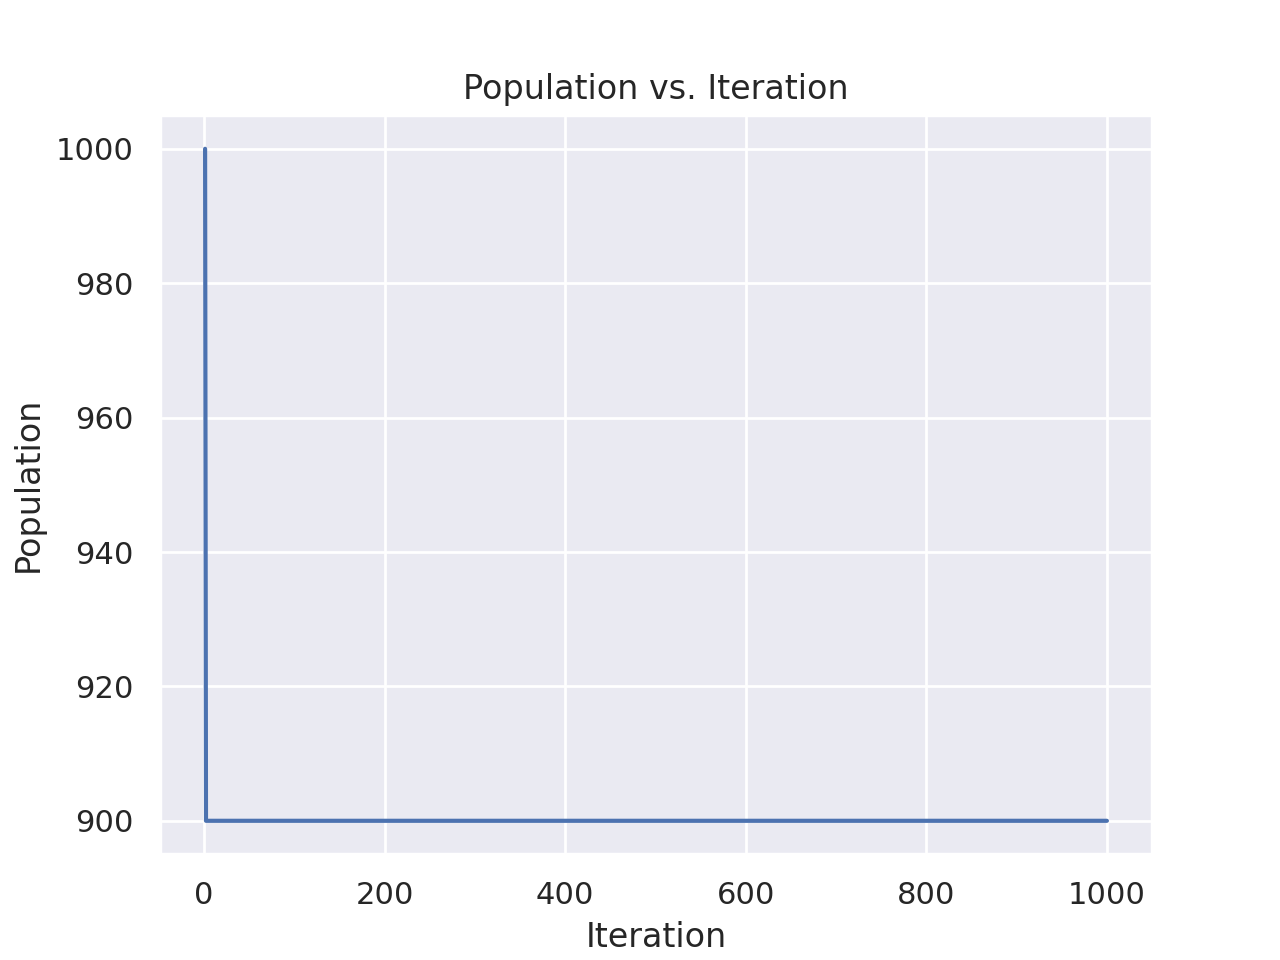

The Python source for this figure:
import pandas as pd
import matplotlib.pyplot as plt
import seaborn as sns

def main():
    data = pd.read_csv("results/results.csv")

    sns.set_theme()

    plt.figure()
    sns.lineplot(data=data, x="Iteration", y="Population")
    plt.title(f"Population vs. Iteration")
    plt.savefig("results/plot.png", dpi=300)

if __name__ == "__main__":
    main()